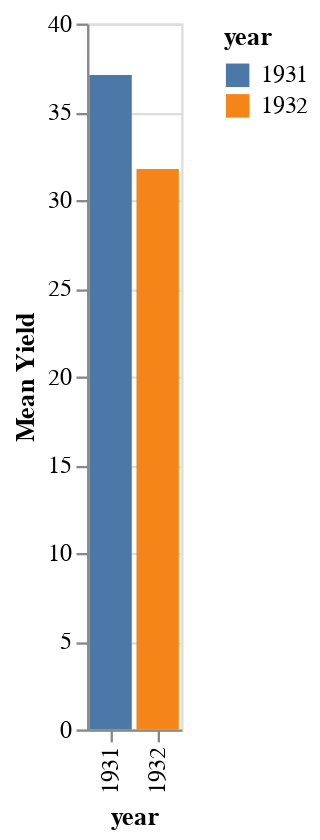

The cell this chart's notebook holds for it:
### Code cell
bars = alt.Chart(source).mark_bar().encode(
    x='year:O',
    y=alt.Y('mean(yield):Q', title='Mean Yield'),
    color='year:N',
)
bars

### Figure 1 — Vega-Lite specification as saved in the notebook (floating-point values rounded to 4 significant figures)
{"config": {"view": {"continuousWidth": 400, "continuousHeight": 300}}, "data": {"name": "data-093ece8c35bb2d41094cfb6138ec810b"}, "mark": "bar", "encoding": {"color": {"field": "year", "type": "nominal"}, "x": {"field": "year", "type": "ordinal"}, "y": {"aggregate": "mean", "field": "yield", "title": "Mean Yield", "type": "quantitative"}}, "$schema": "https://vega.github.io/schema/vega-lite/v4.17.0.json", "datasets": {"data-093ece8c35bb2d41094cfb6138ec810b": [{"yield": 27.0, "variety": "Manchuria", "year": 1931, "site": "University Farm"}, {"yield": 48.87, "variety": "Manchuria", "year": 1931, "site": "Waseca"}, {"yield": 27.43, "variety": "Manchuria", "year": 1931, "site": "Morris"}, {"yield": 39.93, "variety": "Manchuria", "year": 1931, "site": "Crookston"}, {"yield": 32.97, "variety": "Manchuria", "year": 1931, "site": "Grand Rapids"}, {"yield": 28.97, "variety": "Manchuria", "year": 1931, "site": "Duluth"}, {"yield": 43.07, "variety": "Glabron", "year": 1931, "site": "University Farm"}, {"yield": 55.2, "variety": "Glabron", "year": 1931, "site": "Waseca"}, {"yield": 28.77, "variety": "Glabron", "year": 1931, "site": "Morris"}, {"yield": 38.13, "variety": "Glabron", "year": 1931, "site": "Crookston"}, {"yield": 29.13, "variety": "Glabron", "year": 1931, "site": "Grand Rapids"}, {"yield": 29.67, "variety": "Glabron", "year": 1931, "site": "Duluth"}, {"yield": 35.13, "variety": "Svansota", "year": 1931, "site": "University Farm"}, {"yield": 47.33, "variety": "Svansota", "year": 1931, "site": "Waseca"}, {"yield": 25.77, "variety": "Svansota", "year": 1931, "site": "Morris"}, {"yield": 40.47, "variety": "Svansota", "year": 1931, "site": "Crookston"}, {"yield": 29.67, "variety": "Svansota", "year": 1931, "site": "Grand Rapids"}, {"yield": 25.7, "variety": "Svansota", "year": 1931, "site": "Duluth"}, {"yield": 39.9, "variety": "Velvet", "year": 1931, "site": "University Farm"}, {"yield": 50.23, "variety": "Velvet", "year": 1931, "site": "Waseca"}, {"yield": 26.13, "variety": "Velvet", "year": 1931, "site": "Morris"}, {"yield": 41.33, "variety": "Velvet", "year": 1931, "site": "Crookston"}, {"yield": 23.03, "variety": "Velvet", "year": 1931, "site": "Grand Rapids"}, {"yield": 26.3, "variety": "Velvet", "year": 1931, "site": "Duluth"}, {"yield": 36.57, "variety": "Trebi", "year": 1931, "site": "University Farm"}, {"yield": 63.83, "variety": "Trebi", "year": 1931, "site": "Waseca"}, {"yield": 43.77, "variety": "Trebi", "year": 1931, "site": "Morris"}, {"yield": 46.93, "variety": "Trebi", "year": 1931, "site": "Crookston"}, {"yield": 29.77, "variety": "Trebi", "year": 1931, "site": "Grand Rapids"}, {"yield": 33.93, "variety": "Trebi", "year": 1931, "site": "Duluth"}, {"yield": 43.27, "variety": "No. 457", "year": 1931, "site": "University Farm"}, {"yield": 58.1, "variety": "No. 457", "year": 1931, "site": "Waseca"}, {"yield": 28.7, "variety": "No. 457", "year": 1931, "site": "Morris"}, {"yield": 45.67, "variety": "No. 457", "year": 1931, "site": "Crookston"}, {"yield": 32.17, "variety": "No. 457", "year": 1931, "site": "Grand Rapids"}, {"yield": 33.6, "variety": "No. 457", "year": 1931, "site": "Duluth"}, {"yield": 36.6, "variety": "No. 462", "year": 1931, "site": "University Farm"}, {"yield": 65.77, "variety": "No. 462", "year": 1931, "site": "Waseca"}, {"yield": 30.37, "variety": "No. 462", "year": 1931, "site": "Morris"}, {"yield": 48.57, "variety": "No. 462", "year": 1931, "site": "Crookston"}, {"yield": 24.93, "variety": "No. 462", "year": 1931, "site": "Grand Rapids"}, {"yield": 28.1, "variety": "No. 462", "year": 1931, "site": "Duluth"}, {"yield": 32.77, "variety": "Peatland", "year": 1931, "site": "University Farm"}, {"yield": 48.57, "variety": "Peatland", "year": 1931, "site": "Waseca"}, {"yield": 29.87, "variety": "Peatland", "year": 1931, "site": "Morris"}, {"yield": 41.6, "variety": "Peatland", "year": 1931, "site": "Crookston"}, {"yield": 34.7, "variety": "Peatland", "year": 1931, "site": "Grand Rapids"}, {"yield": 32.0, "variety": "Peatland", "year": 1931, "site": "Duluth"}, {"yield": 24.67, "variety": "No. 475", "year": 1931, "site": "University Farm"}, {"yield": 46.77, "variety": "No. 475", "year": 1931, "site": "Waseca"}, {"yield": 22.6, "variety": "No. 475", "year": 1931, "site": "Morris"}, {"yield": 44.1, "variety": "No. 475", "year": 1931, "site": "Crookston"}, {"yield": 19.7, "variety": "No. 475", "year": 1931, "site": "Grand Rapids"}, {"yield": 33.07, "variety": "No. 475", "year": 1931, "site": "Duluth"}, {"yield": 39.3, "variety": "Wisconsin No. 38", "year": 1931, "site": "University Farm"}, {"yield": 58.8, "variety": "Wisconsin No. 38", "year": 1931, "site": "Waseca"}, {"yield": 29.47, "variety": "Wisconsin No. 38", "year": 1931, "site": "Morris"}, {"yield": 49.87, "variety": "Wisconsin No. 38", "year": 1931, "site": "Crookston"}, {"yield": 34.47, "variety": "Wisconsin No. 38", "year": 1931, "site": "Grand Rapids"}, {"yield": 31.6, "variety": "Wisconsin No. 38", "year": 1931, "site": "Duluth"}, {"yield": 26.9, "variety": "Manchuria", "year": 1932, "site": "University Farm"}, {"yield": 33.47, "variety": "Manchuria", "year": 1932, "site": "Waseca"}, {"yield": 34.37, "variety": "Manchuria", "year": 1932, "site": "Morris"}, {"yield": 32.97, "variety": "Manchuria", "year": 1932, "site": "Crookston"}, {"yield": 22.13, "variety": "Manchuria", "year": 1932, "site": "Grand Rapids"}, {"yield": 22.57, "variety": "Manchuria", "year": 1932, "site": "Duluth"}, {"yield": 36.8, "variety": "Glabron", "year": 1932, "site": "University Farm"}, {"yield": 37.73, "variety": "Glabron", "year": 1932, "site": "Waseca"}, {"yield": 35.13, "variety": "Glabron", "year": 1932, "site": "Morris"}, {"yield": 26.17, "variety": "Glabron", "year": 1932, "site": "Crookston"}, {"yield": 14.43, "variety": "Glabron", "year": 1932, "site": "Grand Rapids"}, {"yield": 25.87, "variety": "Glabron", "year": 1932, "site": "Duluth"}, {"yield": 27.43, "variety": "Svansota", "year": 1932, "site": "University Farm"}, {"yield": 38.5, "variety": "Svansota", "year": 1932, "site": "Waseca"}, {"yield": 35.03, "variety": "Svansota", "year": 1932, "site": "Morris"}, {"yield": 20.63, "variety": "Svansota", "year": 1932, "site": "Crookston"}, {"yield": 16.63, "variety": "Svansota", "year": 1932, "site": "Grand Rapids"}, {"yield": 22.23, "variety": "Svansota", "year": 1932, "site": "Duluth"}, {"yield": 26.8, "variety": "Velvet", "year": 1932, "site": "University Farm"}, {"yield": 37.4, "variety": "Velvet", "year": 1932, "site": "Waseca"}, {"yield": 38.83, "variety": "Velvet", "year": 1932, "site": "Morris"}, {"yield": 32.07, "variety": "Velvet", "year": 1932, "site": "Crookston"}, {"yield": 32.23, "variety": "Velvet", "year": 1932, "site": "Grand Rapids"}, {"yield": 22.47, "variety": "Velvet", "year": 1932, "site": "Duluth"}, {"yield": 29.07, "variety": "Trebi", "year": 1932, "site": "University Farm"}, {"yield": 49.23, "variety": "Trebi", "year": 1932, "site": "Waseca"}, {"yield": 46.63, "variety": "Trebi", "year": 1932, "site": "Morris"}, {"yield": 41.83, "variety": "Trebi", "year": 1932, "site": "Crookston"}, {"yield": 20.63, "variety": "Trebi", "year": 1932, "site": "Grand Rapids"}, {"yield": 30.6, "variety": "Trebi", "year": 1932, "site": "Duluth"}, {"yield": 26.43, "variety": "No. 457", "year": 1932, "site": "University Farm"}, {"yield": 42.2, "variety": "No. 457", "year": 1932, "site": "Waseca"}, {"yield": 43.53, "variety": "No. 457", "year": 1932, "site": "Morris"}, {"yield": 34.33, "variety": "No. 457", "year": 1932, "site": "Crookston"}, {"yield": 19.47, "variety": "No. 457", "year": 1932, "site": "Grand Rapids"}, {"yield": 22.7, "variety": "No. 457", "year": 1932, "site": "Duluth"}, {"yield": 25.57, "variety": "No. 462", "year": 1932, "site": "University Farm"}, {"yield": 44.7, "variety": "No. 462", "year": 1932, "site": "Waseca"}, {"yield": 47.0, "variety": "No. 462", "year": 1932, "site": "Morris"}, {"yield": 30.53, "variety": "No. 462", "year": 1932, "site": "Crookston"}, {"yield": 19.9, "variety": "No. 462", "year": 1932, "site": "Grand Rapids"}, {"yield": 22.5, "variety": "No. 462", "year": 1932, "site": "Duluth"}, {"yield": 28.07, "variety": "Peatland", "year": 1932, "site": "University Farm"}, {"yield": 36.03, "variety": "Peatland", "year": 1932, "site": "Waseca"}, {"yield": 43.2, "variety": "Peatland", "year": 1932, "site": "Morris"}, {"yield": 25.23, "variety": "Peatland", "year": 1932, "site": "Crookston"}, {"yield": 26.77, "variety": "Peatland", "year": 1932, "site": "Grand Rapids"}, {"yield": 31.37, "variety": "Peatland", "year": 1932, "site": "Duluth"}, {"yield": 30.0, "variety": "No. 475", "year": 1932, "site": "University Farm"}, {"yield": 41.27, "variety": "No. 475", "year": 1932, "site": "Waseca"}, {"yield": 44.23, "variety": "No. 475", "year": 1932, "site": "Morris"}, {"yield": 32.13, "variety": "No. 475", "year": 1932, "site": "Crookston"}, {"yield": 15.23, "variety": "No. 475", "year": 1932, "site": "Grand Rapids"}, {"yield": 27.37, "variety": "No. 475", "year": 1932, "site": "Duluth"}, {"yield": 38.0, "variety": "Wisconsin No. 38", "year": 1932, "site": "University Farm"}, {"yield": 58.17, "variety": "Wisconsin No. 38", "year": 1932, "site": "Waseca"}, {"yield": 47.17, "variety": "Wisconsin No. 38", "year": 1932, "site": "Morris"}, {"yield": 35.9, "variety": "Wisconsin No. 38", "year": 1932, "site": "Crookston"}, {"yield": 20.67, "variety": "Wisconsin No. 38", "year": 1932, "site": "Grand Rapids"}, {"yield": 29.33, "variety": "Wisconsin No. 38", "year": 1932, "site": "Duluth"}]}}
